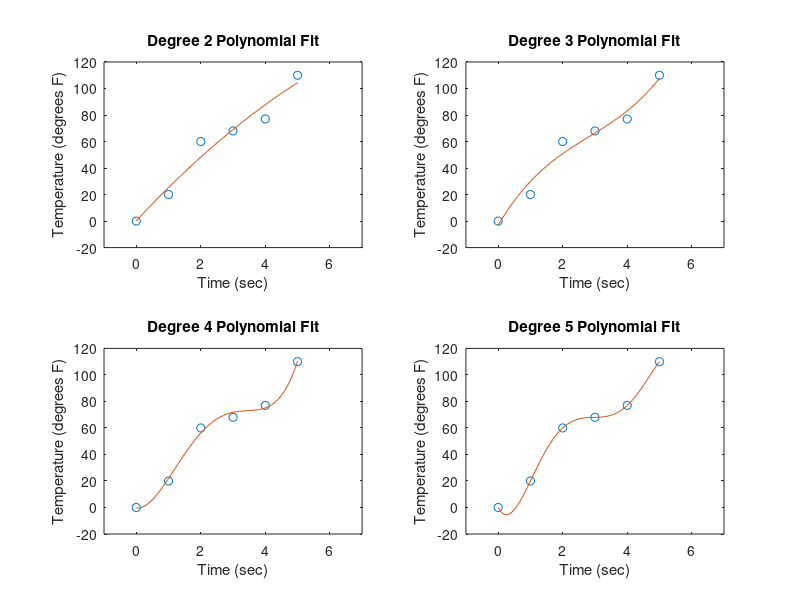

This figure's MATLAB source:
% Listing 15-3 - Higher order fits
clear
clc
close all

 x = 0:5;
 fine_x = 0:.1:5;
 y = [0 20 60 68 77 110];
 for order = 2:5
     y2=polyval(polyfit(x,y,order), fine_x);
     subplot(2,2,order-1)
     plot(x, y, 'o', fine_x, y2)
     axis([-1 7 -20 120])
     ttl = sprintf('Degree %d Polynomial Fit', ...
                       order );
     title(ttl)
     xlabel('Time (sec)')
     ylabel('Temperature (degrees F)')
 end

